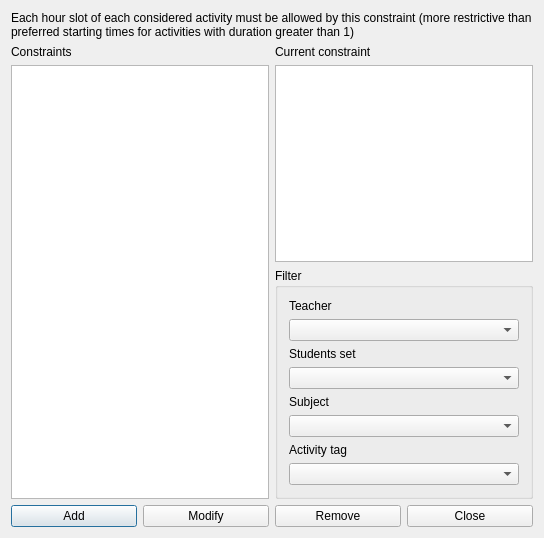
<?xml version="1.0" encoding="UTF-8"?>
<ui version="4.0">
 <class>ConstraintActivityPreferredTimeSlotsForm_template</class>
 <widget class="QDialog" name="ConstraintActivityPreferredTimeSlotsForm_template">
  <property name="geometry">
   <rect>
    <x>0</x>
    <y>0</y>
    <width>544</width>
    <height>538</height>
   </rect>
  </property>
  <property name="windowTitle">
   <string extracomment="This is the title of the dialog to see the list of all constraints of this type">Constraints activity preferred time slots</string>
  </property>
  <layout class="QGridLayout" name="gridLayout_2">
   <item row="0" column="0" colspan="4">
    <widget class="QLabel" name="instructionsTextLabel_2">
     <property name="sizePolicy">
      <sizepolicy hsizetype="Minimum" vsizetype="Minimum">
       <horstretch>0</horstretch>
       <verstretch>0</verstretch>
      </sizepolicy>
     </property>
     <property name="text">
      <string>Each hour slot of each considered activity must be allowed by this constraint (more restrictive than preferred starting times for activities with duration greater than 1)</string>
     </property>
     <property name="wordWrap">
      <bool>true</bool>
     </property>
    </widget>
   </item>
   <item row="1" column="0">
    <widget class="QLabel" name="constraintsTextLabel">
     <property name="frameShape">
      <enum>QFrame::NoFrame</enum>
     </property>
     <property name="frameShadow">
      <enum>QFrame::Plain</enum>
     </property>
     <property name="text">
      <string>Constraints</string>
     </property>
     <property name="wordWrap">
      <bool>false</bool>
     </property>
    </widget>
   </item>
   <item row="1" column="2">
    <widget class="QLabel" name="currentConstraintTextLabel">
     <property name="text">
      <string>Current constraint</string>
     </property>
     <property name="wordWrap">
      <bool>false</bool>
     </property>
    </widget>
   </item>
   <item row="2" column="0" rowspan="2" colspan="2">
    <widget class="QListWidget" name="constraintsListWidget"/>
   </item>
   <item row="2" column="2" colspan="2">
    <widget class="QPlainTextEdit" name="currentConstraintTextEdit"/>
   </item>
   <item row="3" column="2" colspan="2">
    <widget class="QGroupBox" name="filterGroupBox">
     <property name="title">
      <string>Filter</string>
     </property>
     <layout class="QGridLayout" name="gridLayout">
      <item row="0" column="0">
       <widget class="QLabel" name="teachersTextLabel">
        <property name="text">
         <string>Teacher</string>
        </property>
        <property name="wordWrap">
         <bool>false</bool>
        </property>
       </widget>
      </item>
      <item row="1" column="0">
       <widget class="QComboBox" name="teachersComboBox"/>
      </item>
      <item row="2" column="0">
       <widget class="QLabel" name="studentsTextLabel">
        <property name="text">
         <string>Students set</string>
        </property>
        <property name="wordWrap">
         <bool>false</bool>
        </property>
       </widget>
      </item>
      <item row="3" column="0">
       <widget class="QComboBox" name="studentsComboBox"/>
      </item>
      <item row="4" column="0">
       <widget class="QLabel" name="subjectsTextLabel">
        <property name="text">
         <string>Subject</string>
        </property>
        <property name="wordWrap">
         <bool>false</bool>
        </property>
       </widget>
      </item>
      <item row="5" column="0">
       <widget class="QComboBox" name="subjectsComboBox"/>
      </item>
      <item row="6" column="0">
       <widget class="QLabel" name="activityTagsTextLabel">
        <property name="text">
         <string>Activity tag</string>
        </property>
        <property name="wordWrap">
         <bool>false</bool>
        </property>
       </widget>
      </item>
      <item row="7" column="0">
       <widget class="QComboBox" name="activityTagsComboBox"/>
      </item>
     </layout>
    </widget>
   </item>
   <item row="4" column="0">
    <widget class="QPushButton" name="addConstraintPushButton">
     <property name="text">
      <string>Add</string>
     </property>
    </widget>
   </item>
   <item row="4" column="1">
    <widget class="QPushButton" name="modifyConstraintPushButton">
     <property name="enabled">
      <bool>true</bool>
     </property>
     <property name="text">
      <string>Modify</string>
     </property>
    </widget>
   </item>
   <item row="4" column="2">
    <widget class="QPushButton" name="removeConstraintPushButton">
     <property name="text">
      <string>Remove</string>
     </property>
    </widget>
   </item>
   <item row="4" column="3">
    <widget class="QPushButton" name="closePushButton">
     <property name="text">
      <string>Close</string>
     </property>
    </widget>
   </item>
  </layout>
 </widget>
 <layoutdefault spacing="6" margin="11"/>
 <resources/>
 <connections/>
</ui>
